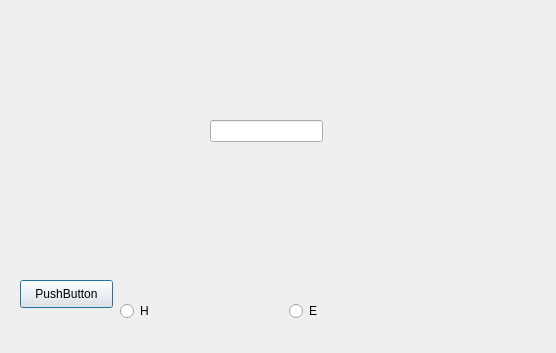
<?xml version="1.0" encoding="UTF-8"?>
<ui version="4.0">
 <class>graph</class>
 <widget class="QDialog" name="graph">
  <property name="geometry">
   <rect>
    <x>0</x>
    <y>0</y>
    <width>556</width>
    <height>353</height>
   </rect>
  </property>
  <property name="windowTitle">
   <string>Dialog</string>
  </property>
  <widget class="QCustomPlot" name="widget_1" native="true">
   <property name="geometry">
    <rect>
     <x>40</x>
     <y>40</y>
     <width>161</width>
     <height>101</height>
    </rect>
   </property>
  </widget>
  <widget class="QCustomPlot" name="widget_2" native="true">
   <property name="geometry">
    <rect>
     <x>310</x>
     <y>30</y>
     <width>211</width>
     <height>101</height>
    </rect>
   </property>
  </widget>
  <widget class="QCustomPlot" name="widget_3" native="true">
   <property name="geometry">
    <rect>
     <x>160</x>
     <y>150</y>
     <width>251</width>
     <height>141</height>
    </rect>
   </property>
  </widget>
  <widget class="QWidget" name="layoutWidget">
   <property name="geometry">
    <rect>
     <x>120</x>
     <y>300</y>
     <width>331</width>
     <height>22</height>
    </rect>
   </property>
   <layout class="QHBoxLayout" name="horizontalLayout">
    <item>
     <widget class="QRadioButton" name="radioButton">
      <property name="text">
       <string>H</string>
      </property>
     </widget>
    </item>
    <item>
     <widget class="QRadioButton" name="radioButton_2">
      <property name="text">
       <string>E</string>
      </property>
     </widget>
    </item>
   </layout>
  </widget>
  <widget class="QLineEdit" name="lineEdit">
   <property name="geometry">
    <rect>
     <x>210</x>
     <y>120</y>
     <width>113</width>
     <height>22</height>
    </rect>
   </property>
  </widget>
  <widget class="QPushButton" name="pushButton">
   <property name="geometry">
    <rect>
     <x>20</x>
     <y>280</y>
     <width>93</width>
     <height>28</height>
    </rect>
   </property>
   <property name="text">
    <string>PushButton</string>
   </property>
  </widget>
 </widget>
 <customwidgets>
  <customwidget>
   <class>QCustomPlot</class>
   <extends>QWidget</extends>
   <header>qcustomplot.h</header>
   <container>1</container>
  </customwidget>
 </customwidgets>
 <resources/>
 <connections/>
</ui>
